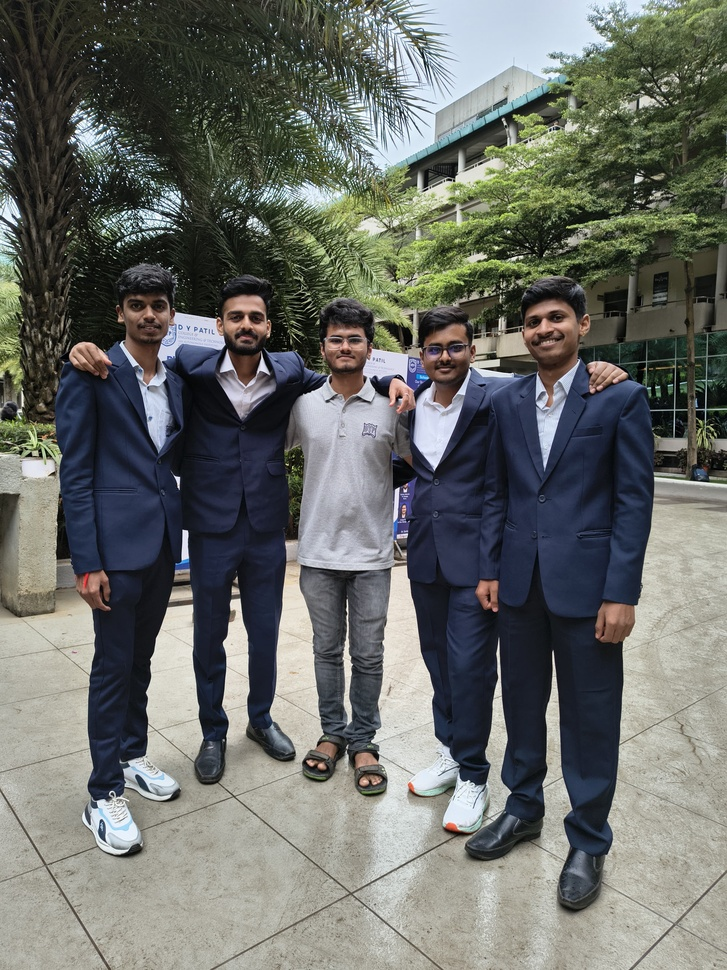
#> input picture dhrishyamitra/drishyamitra-backend/uploads/WhatsApp_Image_2026-03-08_at_11.57.18_PM.jpeg, 727 x 970 px, shrunk from 3072 x 4096 before the run
$ python -i face_service.py   (imports and definitions only)
#> lines starting #> are read from the running program, lines starting #| are printed output that depends on the picture
from pathlib import Path
from typing import Any

import cv2

try:
    from deepface import DeepFace
except Exception:
    DeepFace = None


class FaceService:
    def __init__(self, cascade_path: str | None = None) -> None:
        if cascade_path is None:
            cascade_path = str(Path(__file__).resolve().parent.parent / "models" / "haarcascade_frontalface_default.xml")
        self.cascade = cv2.CascadeClassifier(cascade_path)

    @staticmethod
    def _bbox_iou(a: dict[str, int], b: dict[str, int]) -> float:
        ax1, ay1, aw, ah = a["x"], a["y"], a["w"], a["h"]
        bx1, by1, bw, bh = b["x"], b["y"], b["w"], b["h"]
        ax2, ay2 = ax1 + aw, ay1 + ah
        bx2, by2 = bx1 + bw, by1 + bh

        inter_x1, inter_y1 = max(ax1, bx1), max(ay1, by1)
        inter_x2, inter_y2 = min(ax2, bx2), min(ay2, by2)
        if inter_x2 <= inter_x1 or inter_y2 <= inter_y1:
            return 0.0

        inter = (inter_x2 - inter_x1) * (inter_y2 - inter_y1)
        area_a = aw * ah
        area_b = bw * bh
        union = area_a + area_b - inter
        return float(inter / union) if union else 0.0

    @staticmethod
    def _load_image(image_path: str):
        image = cv2.imread(image_path)
#> image is the input picture: shape (970, 727, 3); mean B, G, R 103.8, 108.5, 105.6
        if image is None:
            raise FileNotFoundError(f"Image not found: {image_path}")
        return image

    @staticmethod
    def _enhance_image(image):
        lab = cv2.cvtColor(image, cv2.COLOR_BGR2LAB)
#> lab: shape (970, 727, 3); mean of channels 0, 1, 2 111.9, 126.5, 130
        l, a, b = cv2.split(lab)
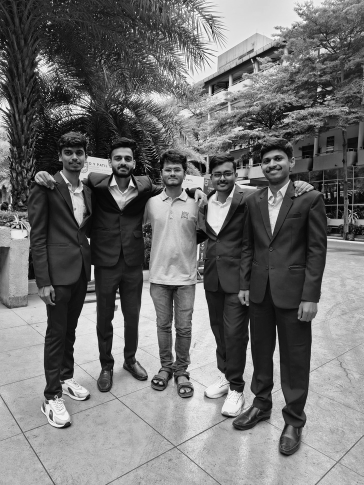
#> l: shape (970, 727) (shown at 1/2 size); min 0, max 255, mean 111.9
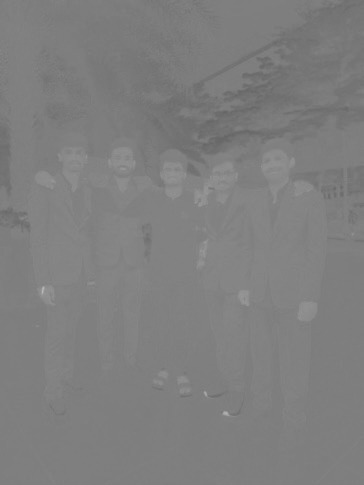
#> a: shape (970, 727) (shown at 1/2 size); min 100, max 186, mean 126.5
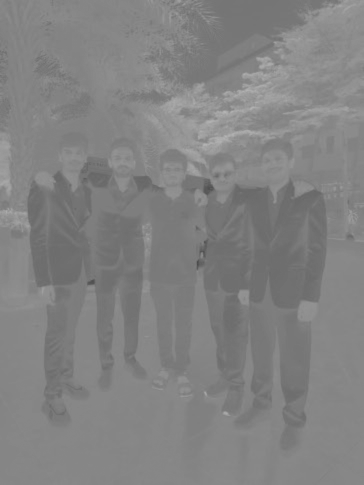
#> b: shape (970, 727) (shown at 1/2 size); min 71, max 183, mean 130
        clahe = cv2.createCLAHE(clipLimit=2.0, tileGridSize=(8, 8))
        l2 = clahe.apply(l)
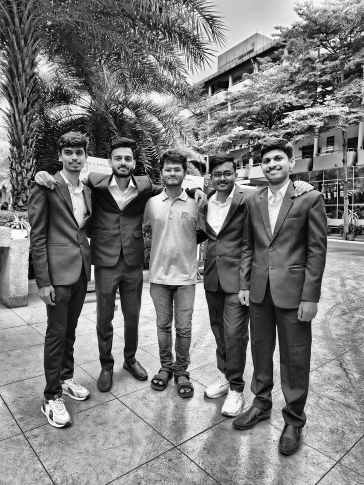
#> l2: shape (970, 727) (shown at 1/2 size); min 0, max 255, mean 122.6
        enhanced = cv2.merge((l2, a, b))
#> enhanced: shape (970, 727, 3); mean of channels 0, 1, 2 122.6, 126.5, 130
        return cv2.cvtColor(enhanced, cv2.COLOR_LAB2BGR)
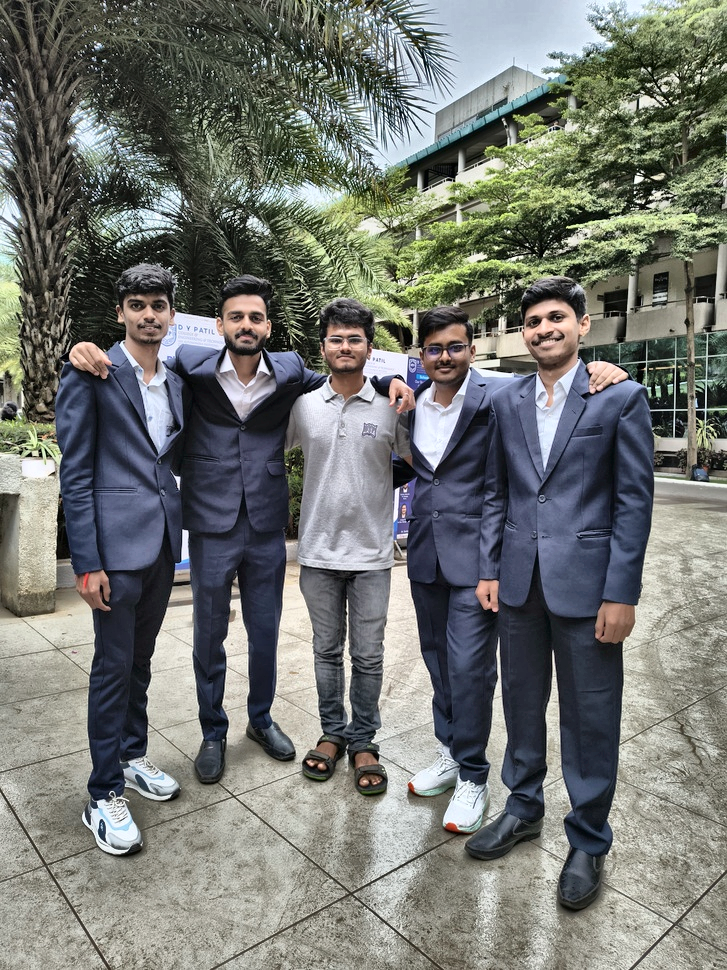
#> returned value: shape (970, 727, 3); mean B, G, R 113.7, 118.4, 115.6

    @staticmethod
    def _sanitize_bbox(bbox: dict[str, int], img_w: int, img_h: int) -> dict[str, int] | None:
        x = max(0, int(bbox.get("x", 0)))
        y = max(0, int(bbox.get("y", 0)))
        w = int(bbox.get("w", 0))
        h = int(bbox.get("h", 0))
        if w <= 0 or h <= 0:
            return None

        if x + w > img_w:
            w = img_w - x
        if y + h > img_h:
            h = img_h - y

        min_side = max(20, int(min(img_w, img_h) * 0.025))
        if w < min_side or h < min_side:
            return None

        # Drop extreme aspect boxes that are not face-like.
        ratio = max(w / max(1, h), h / max(1, w))
        if ratio > 1.8:
            return None

        return {"x": x, "y": y, "w": w, "h": h}

    # [5 lines left out: function _rank_face, not called in this run]

    def _dedupe_faces(self, faces: list[dict[str, Any]], iou_threshold: float = 0.40) -> list[dict[str, Any]]:
        merged: list[dict[str, Any]] = []
        for face in faces:
            bbox = face.get("bbox") or {}
            if bbox.get("w", 0) < 18 or bbox.get("h", 0) < 18:
                continue

            duplicate_idx = None
            for i, existing in enumerate(merged):
                if self._bbox_iou(bbox, existing["bbox"]) >= iou_threshold:
                    duplicate_idx = i
                    break

            if duplicate_idx is None:
                merged.append(face)
                continue

            current_conf = face.get("confidence")
            existing_conf = merged[duplicate_idx].get("confidence")
            current_score = float(current_conf) if current_conf is not None else -1.0
            existing_score = float(existing_conf) if existing_conf is not None else -1.0
            if current_score > existing_score:
                merged[duplicate_idx] = face

        return merged

    def _opencv_detect_image(self, image, variant: str = "base") -> list[dict[str, Any]]:
#> called with variant = 'base'
        gray = cv2.cvtColor(image, cv2.COLOR_BGR2GRAY)
        configs = [(1.1, 5, (30, 30)), (1.05, 4, (20, 20))]
        if variant == "enhanced":
            configs = [(1.05, 3, (20, 20)), (1.03, 3, (16, 16))]

        items: list[dict[str, Any]] = []
        h, w = image.shape[:2]
        for scale_factor, min_neighbors, min_size in configs:
            faces = self.cascade.detectMultiScale(
                gray,
                scaleFactor=scale_factor,
                minNeighbors=min_neighbors,
                minSize=min_size,
            )
            for (x, y, bw, bh) in faces:
                bbox = self._sanitize_bbox({"x": int(x), "y": int(y), "w": int(bw), "h": int(bh)}, w, h)
                if not bbox:
                    continue
                items.append(
                    {
                        "bbox": bbox,
                        "confidence": None,
                        "detector": "opencv",
                        "variant": variant,
                    }
                )
#> after the loop, items = 16 items
        # Keep strongest candidates first to reduce noisy tails.
        items.sort(
            key=lambda f: (
                float(f.get("confidence")) if f.get("confidence") is not None else 0.0,
                f["bbox"]["w"] * f["bbox"]["h"],
            ),
            reverse=True,
        )
        return items[:60]

    # [58 lines left out: functions _deepface_detect_image, _opencv_detect, _deepface_detect, not called in this run]

    def detect_faces(self, image_path: str, detector_backend: str = "opencv") -> list[dict[str, Any]]:
        detector = detector_backend.lower()
        image = self._load_image(image_path)
        enhanced = self._enhance_image(image)

        if detector in {"multi", "ensemble", "auto"}:
            candidates: list[dict[str, Any]] = []
            if DeepFace is not None:
                for backend in ("retinaface", "mtcnn"):
                    for img, variant in ((image, "base"), (enhanced, "enhanced")):
                        try:
                            candidates.extend(self._deepface_detect_image(img, backend, variant=variant))
                        except Exception:
                            continue
            try:
                candidates.extend(self._opencv_detect_image(image, variant="base"))
                candidates.extend(self._opencv_detect_image(enhanced, variant="enhanced"))
            except Exception:
                pass
            merged = self._dedupe_faces(candidates)
            merged.sort(key=self._rank_face, reverse=True)
            return merged[:30]

        if detector in {"opencv", "haarcascade"}:
            return self._dedupe_faces(self._opencv_detect_image(image, variant="base"))
#> in _dedupe_faces, `merged: list[dict[str, Any]] = []`: merged = []
#> the loop in _dedupe_faces, `for face in faces:` made 16 passes
        if detector in {"retinaface", "mtcnn"}:
            return self._dedupe_faces(self._deepface_detect_image(image, detector, variant="base"))
        return self._dedupe_faces(self._opencv_detect_image(image, variant="base"))

    # [28 lines left out: function recognize_metadata, not called in this run]

>>> result = FaceService().detect_faces('../uploads/WhatsApp_Image_2026-03-08_at_11.57.18_PM.jpeg')

$ run again, on dhrishyamitra/drishyamitra-backend/uploads/WIN_20251122_12_11_46_Pro.jpg
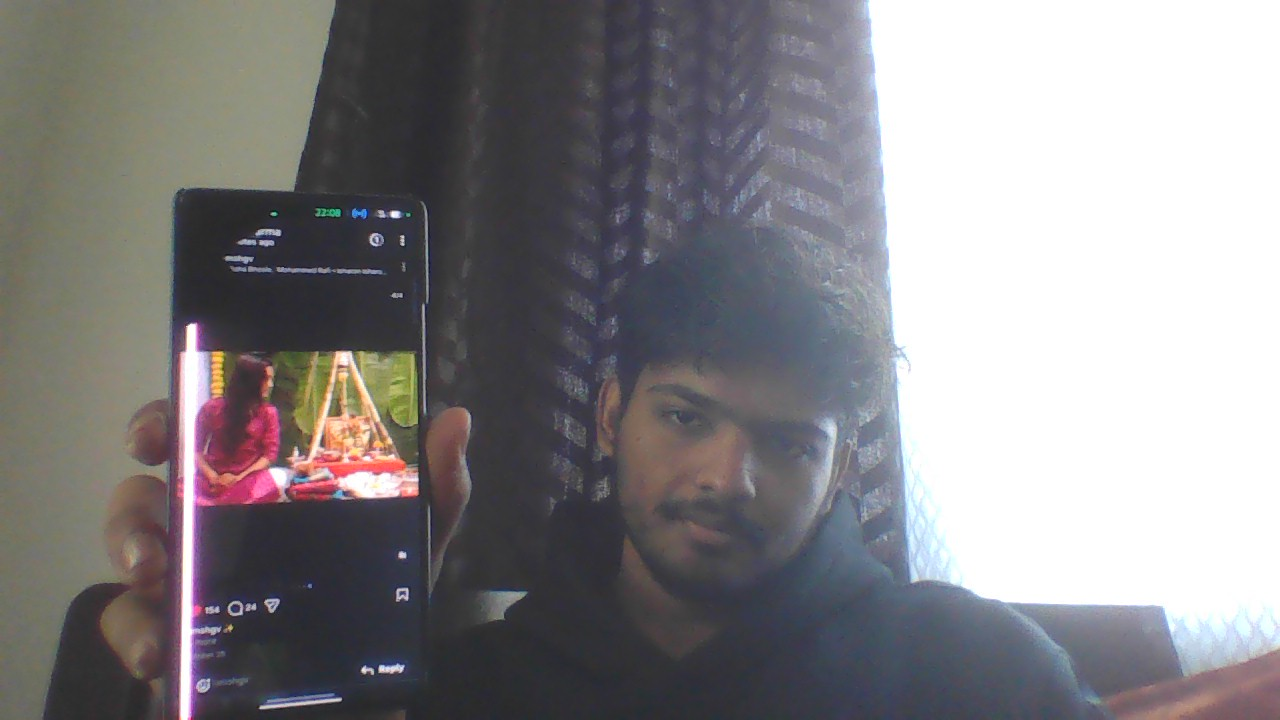
#> input picture dhrishyamitra/drishyamitra-backend/uploads/WIN_20251122_12_11_46_Pro.jpg, 1280 x 720 px
#> in _load_image, image is the input picture: shape (720, 1280, 3); mean B, G, R 134.4, 132.1, 134.3
#> lab: shape (720, 1280, 3); mean of channels 0, 1, 2 137.6, 129.6, 127
#> in _enhance_image, `l, a, b = cv2.split(lab)`:
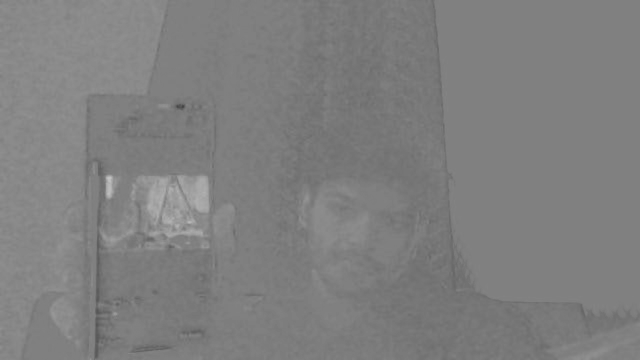
#> b: shape (720, 1280) (shown at 1/2 size); min 66, max 196, mean 127
#> enhanced: shape (720, 1280, 3); mean of channels 0, 1, 2 140, 129.6, 127
#> in _enhance_image, `return cv2.cvtColor(enhanced, cv2.COLOR_LAB2BGR)`:
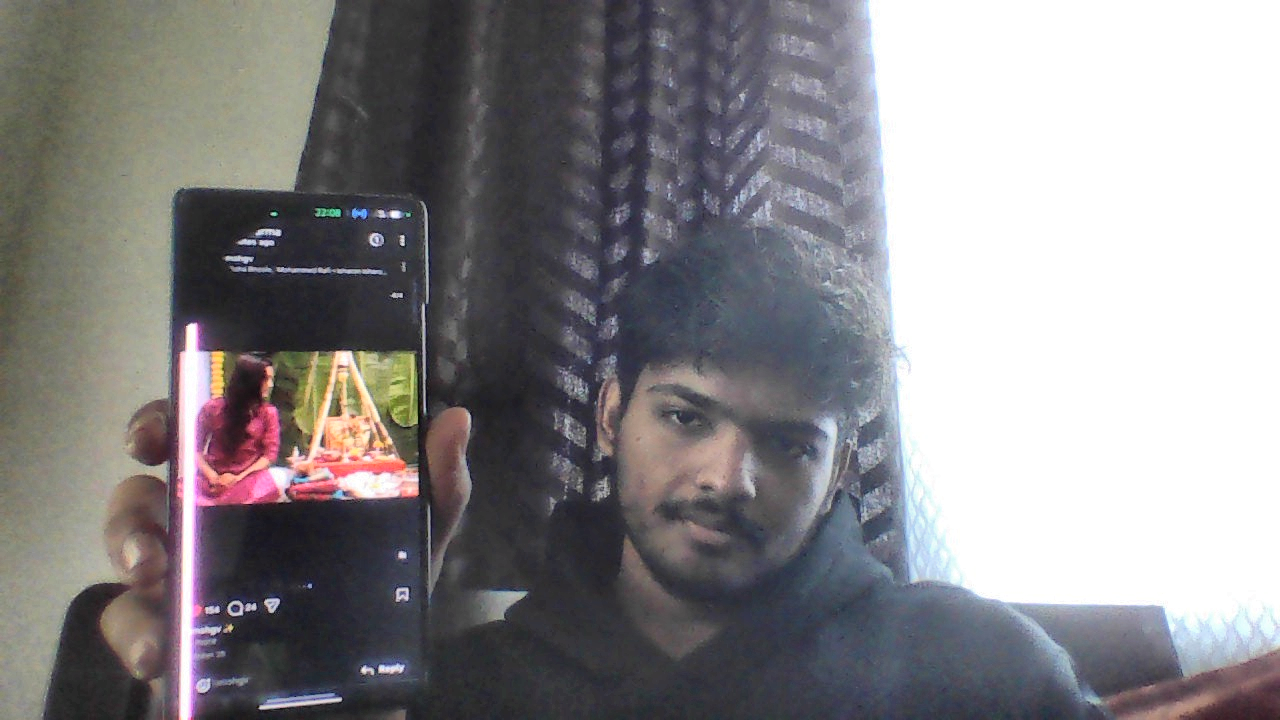
#> returned value: shape (720, 1280, 3); mean B, G, R 137, 134.8, 136.9
#> after the loop in _opencv_detect_image, `for scale_factor, min_neighbors, min_size in configs:`: items = []

$ run again, on dhrishyamitra/drishyamitra-backend/uploads/WIN_20260305_00_50_16_Pro.jpg
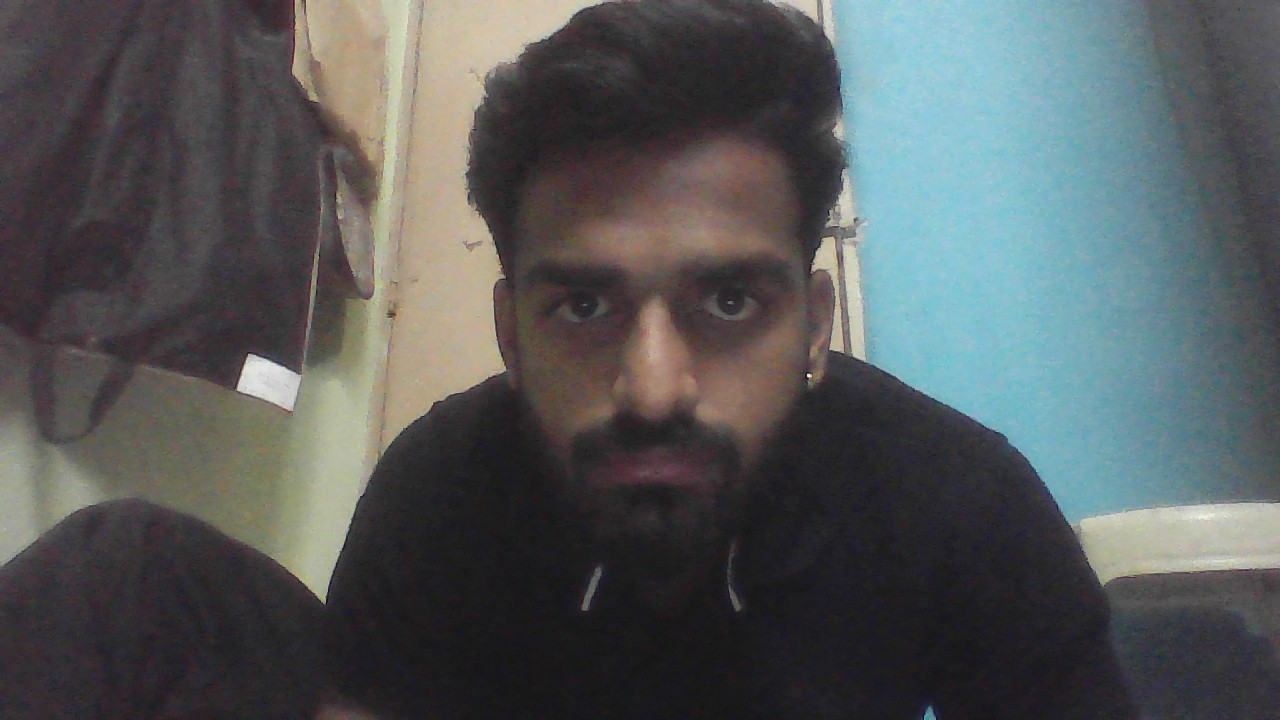
#> input picture dhrishyamitra/drishyamitra-backend/uploads/WIN_20260305_00_50_16_Pro.jpg, 1280 x 720 px
#> in _load_image, image is the input picture: shape (720, 1280, 3); mean B, G, R 89.1, 88.6, 84.7
#> lab: shape (720, 1280, 3); mean of channels 0, 1, 2 92.6, 127.5, 127.4
#> in _enhance_image, `l, a, b = cv2.split(lab)`:
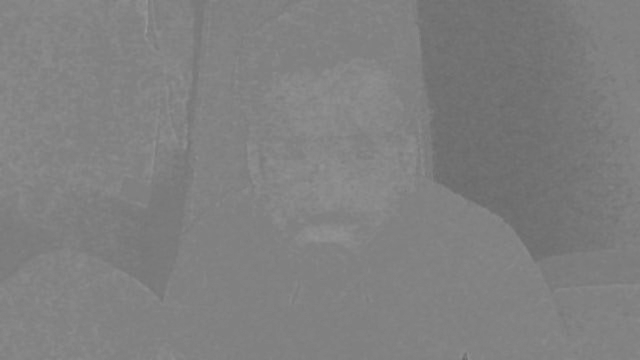
#> a: shape (720, 1280) (shown at 1/2 size); min 99, max 155, mean 127.5
#> enhanced: shape (720, 1280, 3); mean of channels 0, 1, 2 102.4, 127.5, 127.4
#> in _enhance_image, `return cv2.cvtColor(enhanced, cv2.COLOR_LAB2BGR)`:
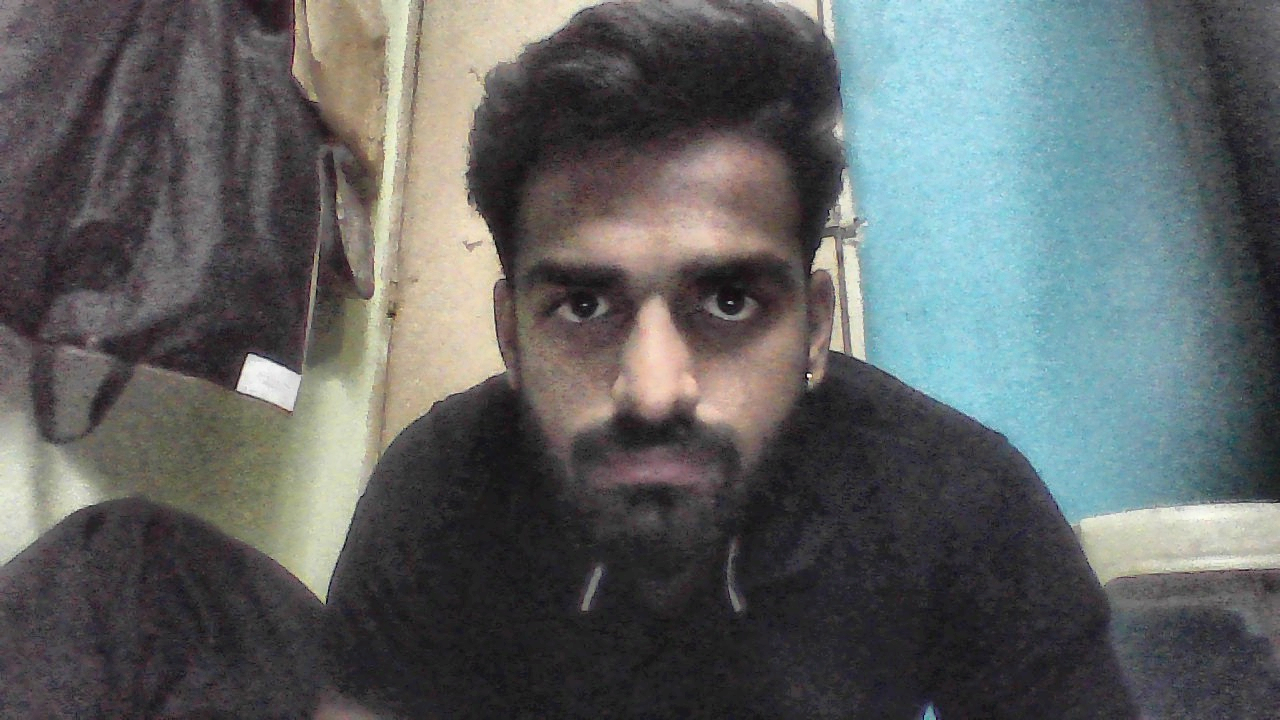
#> returned value: shape (720, 1280, 3); mean B, G, R 98.4, 98.1, 94.2
#> the loop in _opencv_detect_image, `for scale_factor, min_neighbors, min_size in configs:` made 2 passes
#> faces on passes 1 to 2: [[441, 142, 425, 425]], [[440, 148, 417, 417]]
#> after the loop in _opencv_detect_image, `for scale_factor, min_neighbors, min_size in configs:`: items = 2 items
#> in _dedupe_faces, `merged: list[dict[str, Any]] = []`: merged = []
#> the loop in _dedupe_faces, `for face in faces:` made 2 passes
#> after the loop in _dedupe_faces, `for face in faces:`: merged = 1 item
